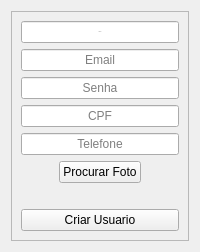
                    <widget class="QWidget" name="config_usuarios_2">
                     <layout class="QVBoxLayout" name="verticalLayout_36">
                      <item>
                       <widget class="QFrame" name="layout_adc_usuario">
                        <property name="frameShape">
                         <enum>QFrame::Shape::StyledPanel</enum>
                        </property>
                        <property name="frameShadow">
                         <enum>QFrame::Shadow::Raised</enum>
                        </property>
                        <layout class="QGridLayout" name="gridLayout_3">
                         <item row="7" column="0">
                          <widget class="QPushButton" name="btn_adc_usuario">
                           <property name="text">
                            <string>Criar Usuario</string>
                           </property>
                          </widget>
                         </item>
                         <item row="2" column="0">
                          <widget class="QLineEdit" name="input_senha_adc_usuario">
                           <property name="maximumSize">
                            <size>
                             <width>400</width>
                             <height>16777215</height>
                            </size>
                           </property>
                           <property name="styleSheet">
                            <string notr="true"/>
                           </property>
                           <property name="echoMode">
                            <enum>QLineEdit::EchoMode::Password</enum>
                           </property>
                           <property name="alignment">
                            <set>Qt::AlignmentFlag::AlignCenter</set>
                           </property>
                           <property name="placeholderText">
                            <string>Senha</string>
                           </property>
                          </widget>
                         </item>
                         <item row="6" column="0">
                          <widget class="QLabel" name="label_img_adc_usuario">
                           <property name="text">
                            <string/>
                           </property>
                          </widget>
                         </item>
                         <item row="0" column="0">
                          <widget class="QLineEdit" name="input_nome_adc_usuario">
                           <property name="maximumSize">
                            <size>
                             <width>400</width>
                             <height>16777215</height>
                            </size>
                           </property>
                           <property name="font">
                            <font>
                             <pointsize>-1</pointsize>
                             <italic>false</italic>
                             <fontweight>DemiBold</fontweight>
                            </font>
                           </property>
                           <property name="styleSheet">
                            <string notr="true"/>
                           </property>
                           <property name="alignment">
                            <set>Qt::AlignmentFlag::AlignCenter</set>
                           </property>
                           <property name="placeholderText">
                            <string>Nome</string>
                           </property>
                          </widget>
                         </item>
                         <item row="1" column="0">
                          <widget class="QLineEdit" name="input_email_adc_usuario">
                           <property name="maximumSize">
                            <size>
                             <width>400</width>
                             <height>16777215</height>
                            </size>
                           </property>
                           <property name="styleSheet">
                            <string notr="true"/>
                           </property>
                           <property name="alignment">
                            <set>Qt::AlignmentFlag::AlignCenter</set>
                           </property>
                           <property name="placeholderText">
                            <string>Email</string>
                           </property>
                          </widget>
                         </item>
                         <item row="3" column="0">
                          <widget class="QLineEdit" name="input_cpf_adc_usuario">
                           <property name="maximumSize">
                            <size>
                             <width>400</width>
                             <height>16777215</height>
                            </size>
                           </property>
                           <property name="styleSheet">
                            <string notr="true"/>
                           </property>
                           <property name="alignment">
                            <set>Qt::AlignmentFlag::AlignCenter</set>
                           </property>
                           <property name="placeholderText">
                            <string>CPF</string>
                           </property>
                          </widget>
                         </item>
                         <item row="5" column="0" alignment="Qt::AlignmentFlag::AlignHCenter">
                          <widget class="QPushButton" name="btn_procurar_ft_adc_usuario">
                           <property name="text">
                            <string>Procurar Foto</string>
                           </property>
                          </widget>
                         </item>
                         <item row="4" column="0">
                          <widget class="QLineEdit" name="input_telefone_adc_usuario">
                           <property name="maximumSize">
                            <size>
                             <width>400</width>
                             <height>16777215</height>
                            </size>
                           </property>
                           <property name="styleSheet">
                            <string notr="true"/>
                           </property>
                           <property name="inputMask">
                            <string/>
                           </property>
                           <property name="alignment">
                            <set>Qt::AlignmentFlag::AlignCenter</set>
                           </property>
                           <property name="placeholderText">
                            <string>Telefone</string>
                           </property>
                          </widget>
                         </item>
                        </layout>
                       </widget>
                      </item>
                     </layout>
                    </widget>
